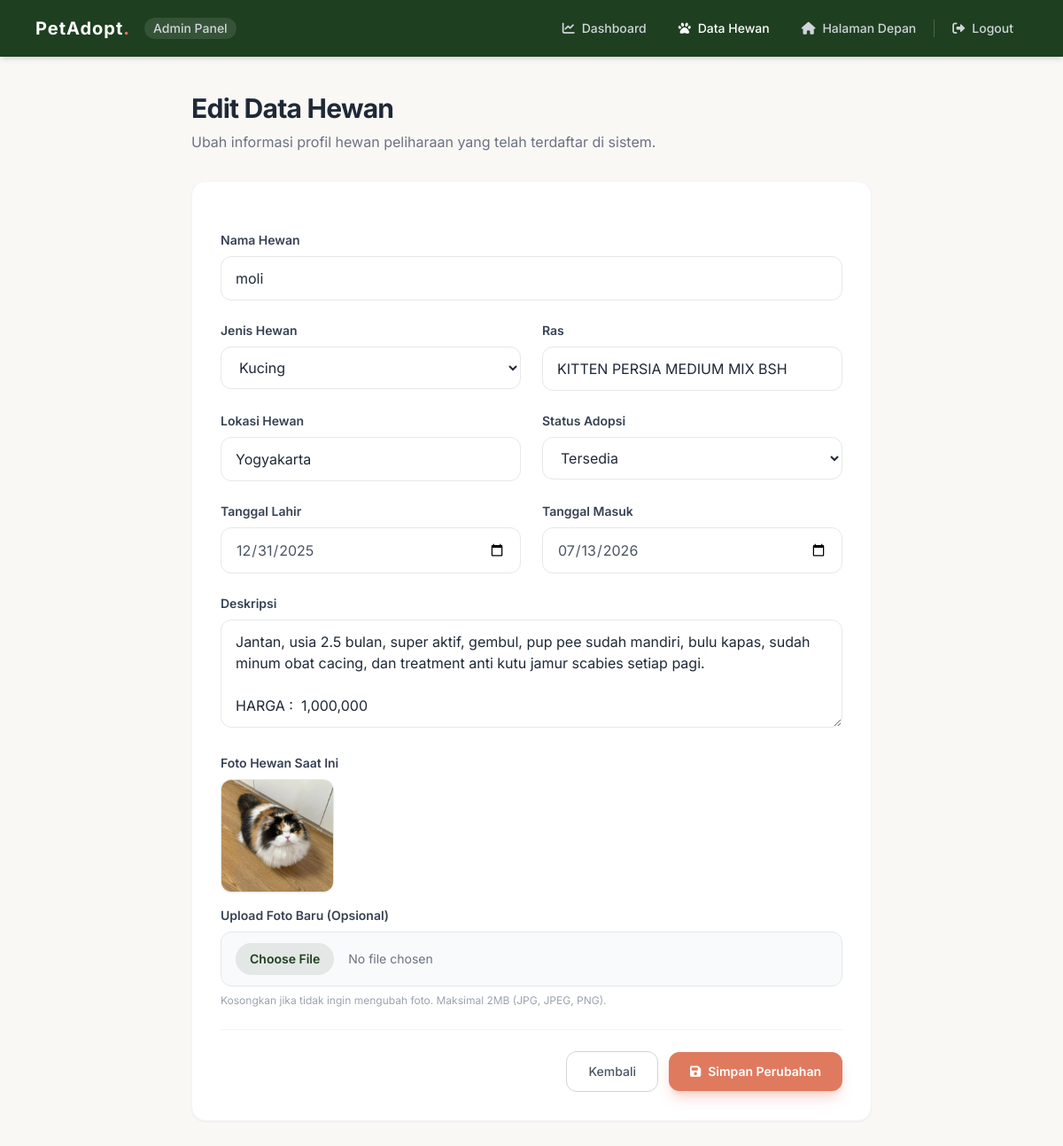
/admin/edit.php?id_hewan=6 (signed in), run on the app's committed database.
### tables this page shows
CREATE TABLE `hewan` (
  `id_hewan` int(11) NOT NULL,
  `nama_hewan` varchar(50) NOT NULL,
  `jenis_hewan` enum('Kucing','Anjing','Kelinci','Lainnya') NOT NULL,
  `ras` varchar(50) NOT NULL,
  `tanggal_lahir` date NOT NULL,
  `tanggal_masuk` date NOT NULL,
  `deskripsi` text NOT NULL,
  `foto` varchar(255) NOT NULL,
  `status_adopsi` enum('Tersedia','Diadopsi') DEFAULT 'Tersedia',
  `lokasi` varchar(255) DEFAULT NULL,
  `created_at` timestamp NOT NULL DEFAULT current_timestamp()
);

### admin/edit.php (the view, shortened to what this page needs)
<?php
require_once '../config/koneksi.php';
$id_hewan = mysqli_real_escape_string($koneksi, $_GET['id_hewan']);
$query = "SELECT * FROM hewan WHERE id_hewan = '$id_hewan'";
$result = mysqli_query($koneksi, $query);
$hewan = mysqli_fetch_assoc($result);
?>
<!DOCTYPE html>
<html lang="id">
<head>
    <script src="https://cdn.tailwindcss.com"></script>
    <link href="https://cdnjs.cloudflare.com/ajax/libs/font-awesome/6.0.0/css/all.min.css" rel="stylesheet">
</head>
<body class="bg-[#FAF8F5] text-gray-800 flex flex-col min-h-screen">
    <nav class="bg-[#1E3F20] text-white shadow-md z-10 w-full shrink-0">
        <div class="max-w-7xl mx-auto px-6 lg:px-10">
            <div class="flex items-center justify-between h-16">
                <div class="flex items-center">
                    <a href="index.php" class="flex items-center gap-2">
                        <h1 class="text-xl font-bold tracking-wider text-white">PetAdopt<span class="text-[#E07A5F]">.</span></h1>
                        <span class="hidden sm:inline-block text-sm text-gray-300 ml-2 bg-white/10 px-2.5 py-0.5 rounded-full font-medium">Admin Panel</span>
                    </a>
                </div>
                <div class="hidden md:flex items-center space-x-1">
                    <a href="dashboard.php" class="px-4 py-2 rounded-lg text-sm font-medium text-gray-300 hover:text-white hover:bg-white/10 transition-all flex items-center gap-2">
                        <i class="fas fa-chart-line"></i> Dashboard
                    </a>
                    <a href="index.php" class="px-4 py-2 rounded-lg text-sm font-medium text-white hover:bg-white/10 transition-all flex items-center gap-2">
                        <i class="fas fa-paw"></i> Data Hewan
                    </a>
                    <a href="../index.php" class="px-4 py-2 rounded-lg text-sm font-medium text-gray-300 hover:text-white hover:bg-white/10 transition-all flex items-center gap-2">
                        <i class="fas fa-home"></i> Halaman Depan
                    </a>
                    <a href="logout.php" class="px-4 py-2 rounded-lg text-sm font-medium text-gray-300 hover:text-red-300 hover:bg-red-500/20 transition-all flex items-center gap-2">
                        <i class="fas fa-sign-out-alt"></i> Logout
                    </a>
                </div>
            </div>
        </div>
    </nav>
    <main class="flex-1 w-full bg-[#FAF8F5]">
        <div class="w-full p-6 lg:p-10">
            <div class="max-w-3xl mx-auto">
                <div class="mb-8">
                    <h2 class="text-3xl font-bold text-gray-800 tracking-tight">Edit Data Hewan</h2>
                    <p class="text-gray-500 mt-2 text-sm md:text-base">Ubah informasi profil hewan peliharaan yang telah terdaftar di sistem.</p>
                </div>
                <div class="bg-white rounded-2xl shadow-sm border border-gray-100 overflow-hidden p-6 lg:p-8">
                    <form action="proses.php" method="POST" enctype="multipart/form-data" class="space-y-6">
                        <div>
                            <label for="nama_hewan" class="block text-sm font-semibold text-gray-700 mb-2">Nama Hewan</label>
                            <input type="text" id="nama_hewan" name="nama_hewan" required value="<?php echo htmlspecialchars($hewan['nama_hewan']); ?>" class="w-full px-4 py-3 rounded-xl border border-gray-200 focus:border-[#1E3F20] focus:ring-2 focus:ring-[#1E3F20]/20 transition-all outline-none" placeholder="Masukkan nama hewan peliharaan">
                        </div>
                        <div class="grid grid-cols-1 md:grid-cols-2 gap-6">
                            <div>
                                <label for="jenis_hewan" class="block text-sm font-semibold text-gray-700 mb-2">Jenis Hewan</label>
                                <select id="jenis_hewan" name="jenis_hewan" required class="w-full px-4 py-3 rounded-xl border border-gray-200 focus:border-[#1E3F20] focus:ring-2 focus:ring-[#1E3F20]/20 transition-all outline-none bg-white">
                                    <option value="Kucing" <?php echo ($hewan['jenis_hewan'] == 'Kucing') ? 'selected' : ''; ?>>Kucing</option>
                                </select>
                            </div>
                            <div>
                                <label for="ras" class="block text-sm font-semibold text-gray-700 mb-2">Ras</label>
                                <input type="text" id="ras" name="ras" value="<?php echo htmlspecialchars($hewan['ras']); ?>" class="w-full px-4 py-3 rounded-xl border border-gray-200 focus:border-[#1E3F20] focus:ring-2 focus:ring-[#1E3F20]/20 transition-all outline-none" placeholder="Contoh: Persia, Golden Retriever">
                            </div>
                            <div>
                                <label for="lokasi" class="block text-sm font-semibold text-gray-700 mb-2">Lokasi Hewan</label>
                                <input type="text" id="lokasi" name="lokasi" required value="<?php echo htmlspecialchars($hewan['lokasi'] ?? ''); ?>" class="w-full px-4 py-3 rounded-xl border border-gray-200 focus:border-[#1E3F20] focus:ring-2 focus:ring-[#1E3F20]/20 transition-all outline-none" placeholder="Contoh: Yogyakarta, Indonesia">
                            </div>
                            <div>
                                <label for="status_adopsi" class="block text-sm font-semibold text-gray-700 mb-2">Status Adopsi</label>
                                <select id="status_adopsi" name="status_adopsi" required class="w-full px-4 py-3 rounded-xl border border-gray-200 focus:border-[#1E3F20] focus:ring-2 focus:ring-[#1E3F20]/20 transition-all outline-none bg-white">
                                    <option value="Tersedia" <?php echo (isset($hewan['status_adopsi']) && $hewan['status_adopsi'] == 'Tersedia') ? 'selected' : ''; ?>>Tersedia</option>
                                </select>
                            </div>
                        </div>
                        <div class="grid grid-cols-1 md:grid-cols-2 gap-6">
                            <div>
                                <label for="tanggal_lahir" class="block text-sm font-semibold text-gray-700 mb-2">Tanggal Lahir</label>
                                <input type="date" id="tanggal_lahir" name="tanggal_lahir" value="<?php echo htmlspecialchars($hewan['tanggal_lahir']); ?>" class="w-full px-4 py-3 rounded-xl border border-gray-200 focus:border-[#1E3F20] focus:ring-2 focus:ring-[#1E3F20]/20 transition-all outline-none text-gray-600">
                            </div>
                            <div>
                                <label for="tanggal_masuk" class="block text-sm font-semibold text-gray-700 mb-2">Tanggal Masuk</label>
                                <input type="date" id="tanggal_masuk" name="tanggal_masuk" required value="<?php echo htmlspecialchars($hewan['tanggal_masuk']); ?>" class="w-full px-4 py-3 rounded-xl border border-gray-200 focus:border-[#1E3F20] focus:ring-2 focus:ring-[#1E3F20]/20 transition-all outline-none text-gray-600">
                            </div>
                        </div>
                        <div>
                            <label for="deskripsi" class="block text-sm font-semibold text-gray-700 mb-2">Deskripsi</label>
                            <textarea id="deskripsi" name="deskripsi" rows="4" class="w-full px-4 py-3 rounded-xl border border-gray-200 focus:border-[#1E3F20] focus:ring-2 focus:ring-[#1E3F20]/20 transition-all outline-none resize-y" placeholder="Ceritakan kepribadian hewan ini..."><?php echo htmlspecialchars($hewan['deskripsi']); ?></textarea>
                        </div>
                        <div>
                            <label class="block text-sm font-semibold text-gray-700 mb-2">Foto Hewan Saat Ini</label>
                            <?php if (!empty($hewan['foto']) && file_exists("../assets/uploads/" . $hewan['foto'])): ?>
                                <div class="mb-4">
                                    <img src="../assets/uploads/<?php echo htmlspecialchars($hewan['foto']); ?>" alt="Foto Hewan" class="w-32 h-32 object-cover rounded-xl border border-gray-200 shadow-sm">
                                </div>
                            <?php else: ?>
                                <p class="text-sm text-gray-500 mb-4 italic">Belum ada foto yang diunggah.</p>
                            <?php endif; ?>
                            <label for="foto" class="block text-sm font-semibold text-gray-700 mb-2">Upload Foto Baru (Opsional)</label>
                            <input type="file" id="foto" name="foto" accept=".png, .jpg, .jpeg" class="w-full px-4 py-3 rounded-xl border border-gray-200 focus:border-[#1E3F20] focus:ring-2 focus:ring-[#1E3F20]/20 transition-all outline-none bg-gray-50 text-sm text-gray-500 file:mr-4 file:py-2 file:px-4 file:rounded-full file:border-0 file:text-sm file:font-semibold file:bg-[#1E3F20]/10 file:text-[#1E3F20] hover:file:bg-[#1E3F20]/20 cursor-pointer">
                            <p class="text-xs text-gray-400 mt-2">Kosongkan jika tidak ingin mengubah foto. Maksimal 2MB (JPG, JPEG, PNG).</p>
                        </div>
                        <hr class="border-gray-100 my-8">
                        <div class="flex items-center justify-end gap-3">
                            <a href="index.php" class="px-6 py-3 rounded-xl border border-gray-300 text-gray-600 font-medium hover:bg-gray-50 transition-colors text-sm">
                                Kembali
                            </a>
                            <button type="submit" class="px-6 py-3 rounded-xl bg-[#E07A5F] hover:bg-[#c9674f] text-white font-semibold shadow-lg shadow-[#E07A5F]/30 transition-all flex items-center gap-2 transform hover:-translate-y-0.5 text-sm">
                                <i class="fas fa-save"></i> Simpan Perubahan
                            </button>
                        </div>
                    </form>
                </div>
            </div>
        </div>
    </main>
</body>
</html>

### admin/edit.php (style rules this page uses)
body { font-family: 'Inter', sans-serif; }

### data on the page
hewan: nama_hewan "moli", jenis_hewan "Kucing", ras "KITTEN PERSIA MEDIUM MIX BSH", lokasi "Yogyakarta", status_adopsi "Tersedia", tanggal_lahir "12/31/2025", tanggal_masuk "07/13/2026", deskripsi "Jantan, usia 2.5 bulan, super aktif, gembul, pup pee sudah mandiri, bulu kapas, sudah minum obat cacing, dan treatment anti kutu jamur scabies setiap pagi. HARGA : 1,000,000", foto (picture)
